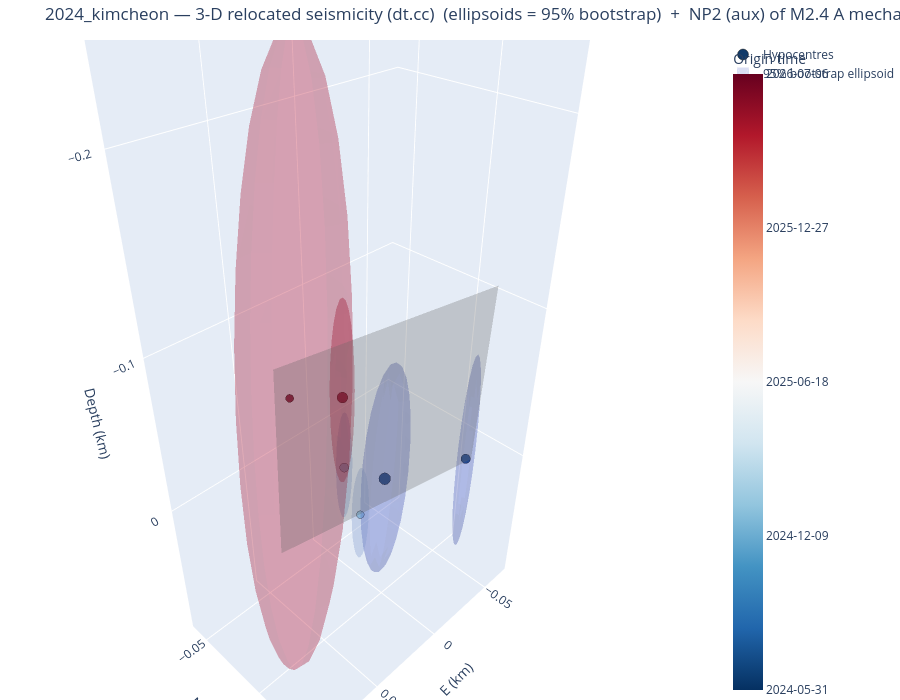

The code cell stored with this chart in its notebook:
### Markdown cell above
The same view with the per-event uncertainty drawn as a **95% bootstrap error ellipsoid**
(`error="ellipsoid"`) instead of whisker bars: each ellipsoid's shape is the bootstrap sample covariance
and its size the empirical 95% Mahalanobis radius (95% of replicas inside), coloured like its hypocentre.
Tight horizontal but loose depth control shows up as a vertically elongated ellipsoid.

### Code cell
fig3d_e = viz.plot_3d_plane(cfg, VELMODEL, error="ellipsoid", frame_from=FRAME_FROM, mech_select=MECH_SELECT)
try:
    fig3d_e.write_image(f"/tmp/{CLUSTER}_3d_ellipsoid.png", scale=2)
except Exception:
    pass
fig3d_e

### Figure 1 — Plotly figure (JSON) as saved in the notebook; plotly's stock layout.template omitted (floating-point values rounded to 4 significant figures; data arrays with more than 128 entries replaced by an {"elided": "..."} marker saying what was removed)
{"data": [{"marker": {"color": [19870.0, 19890.0, 20080.0, 20100.0, 20640.0, 20640.0], "colorbar": {"ticktext": ["2024-05-31", "2024-12-09", "2025-06-18", "2025-12-27", "2026-07-06"], "tickvals": [19870.0, 20070.0, 20260.0, 20450.0, 20640.0], "title": {"text": "Origin time"}}, "colorscale": [[0, "rgb(5,48,97)"], [0.1, "rgb(33,102,172)"], [0.2, "rgb(67,147,195)"], [0.3, "rgb(146,197,222)"], [0.4, "rgb(209,229,240)"], [0.5, "rgb(247,247,247)"], [0.6, "rgb(253,219,199)"], [0.7, "rgb(244,165,130)"], [0.8, "rgb(214,96,77)"], [0.9, "rgb(178,24,43)"], [1, "rgb(103,0,31)"]], "line": {"color": "black", "width": 0.5}, "opacity": 0.95, "size": [13.6, 10.8, 10.4, 8.8, 12.4, 9.2]}, "mode": "markers", "name": "Hypocentres", "text": ["200000  M2.4", "200001  M1.7", "200002  M1.6", "200003  M1.2", "200005  M2.1", "200006  M1.3"], "type": "scatter3d", "x": [0.0, -0.0564, 0.0387, 0.049, 0.0512, 0.0578], "y": [0.0, 0.0144, 0.0072, 0.0289, 0.0194, -0.0095], "z": [0.0, 0.0114, -0.0379, -0.0276, -0.0956, -0.0831]}, {"alphahull": 0, "color": "rgb(58,76,192)", "flatshading": true, "hoverinfo": "skip", "name": "95% bootstrap ellipsoid", "opacity": 0.18, "showlegend": true, "showscale": false, "type": "mesh3d", "x": {"elided": "196 float values"}, "y": {"elided": "196 float values"}, "z": {"elided": "196 float values"}}, {"alphahull": 0, "color": "rgb(63,83,198)", "flatshading": true, "hoverinfo": "skip", "name": "95% bootstrap ellipsoid", "opacity": 0.18, "showlegend": false, "showscale": false, "type": "mesh3d", "x": {"elided": "196 float values"}, "y": {"elided": "196 float values"}, "z": {"elided": "196 float values"}}, {"alphahull": 0, "color": "rgb(145,179,254)", "flatshading": true, "hoverinfo": "skip", "name": "95% bootstrap ellipsoid", "opacity": 0.18, "showlegend": false, "showscale": false, "type": "mesh3d", "x": {"elided": "196 float values"}, "y": {"elided": "196 float values"}, "z": {"elided": "196 float values"}}, {"alphahull": 0, "color": "rgb(156,188,254)", "flatshading": true, "hoverinfo": "skip", "name": "95% bootstrap ellipsoid", "opacity": 0.18, "showlegend": false, "showscale": false, "type": "mesh3d", "x": {"elided": "196 float values"}, "y": {"elided": "196 float values"}, "z": {"elided": "196 float values"}}, {"alphahull": 0, "color": "rgb(179,3,38)", "flatshading": true, "hoverinfo": "skip", "name": "95% bootstrap ellipsoid", "opacity": 0.18, "showlegend": false, "showscale": false, "type": "mesh3d", "x": {"elided": "196 float values"}, "y": {"elided": "196 float values"}, "z": {"elided": "196 float values"}}, {"alphahull": 0, "color": "rgb(179,3,38)", "flatshading": true, "hoverinfo": "skip", "name": "95% bootstrap ellipsoid", "opacity": 0.18, "showlegend": false, "showscale": false, "type": "mesh3d", "x": {"elided": "196 float values"}, "y": {"elided": "196 float values"}, "z": {"elided": "196 float values"}}, {"color": "gray", "hoverinfo": "name", "i": [0, 0], "j": [1, 3], "k": [3, 2], "name": "NP2 (aux) of M2.4 A mechanism 101/87", "opacity": 0.3, "showscale": false, "type": "mesh3d", "x": [0.06655, 0.06763, -0.06643, -0.06535], "y": [-0.01347, -0.007744, 0.01157, 0.01729], "z": [0.01984, -0.1054, 0.01984, -0.1054]}], "layout": {"height": 700, "margin": {"b": 0, "l": 0, "r": 0, "t": 40}, "scene": {"aspectmode": "data", "xaxis": {"title": {"text": "E (km)"}}, "yaxis": {"title": {"text": "N (km)"}}, "zaxis": {"autorange": "reversed", "title": {"text": "Depth (km)"}}}, "title": {"text": "2024_kimcheon — 3-D relocated seismicity (dt.cc)  (ellipsoids = 95% bootstrap)  +  NP2 (aux) of M2.4 A mechanism (strike 101°, dip 87°)"}}}
